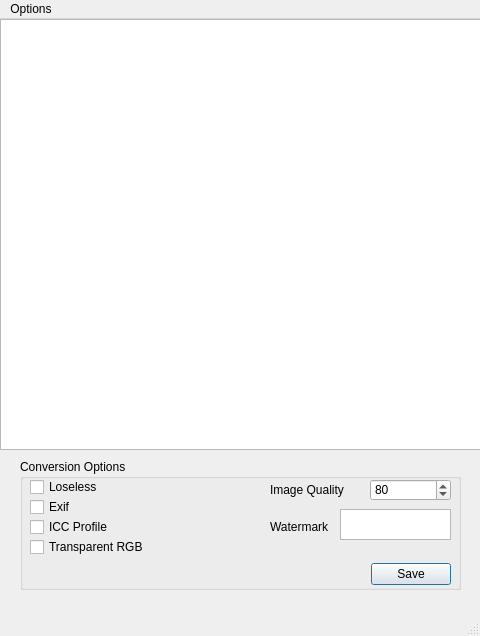
<?xml version="1.0" encoding="UTF-8"?>
<ui version="4.0">
 <class>WebPConverter</class>
 <widget class="QMainWindow" name="WebPConverter">
  <property name="geometry">
   <rect>
    <x>0</x>
    <y>0</y>
    <width>480</width>
    <height>636</height>
   </rect>
  </property>
  <property name="acceptDrops">
   <bool>true</bool>
  </property>
  <property name="windowTitle">
   <string>WebP Converter</string>
  </property>
  <property name="windowIcon">
   <iconset>
    <normaloff>Resources/Icon@64X64_02.ico</normaloff>Resources/Icon@64X64_02.ico</iconset>
  </property>
  <widget class="QWidget" name="centralwidget">
   <widget class="QListWidget" name="listWidget">
    <property name="geometry">
     <rect>
      <x>0</x>
      <y>0</y>
      <width>481</width>
      <height>431</height>
     </rect>
    </property>
    <property name="acceptDrops">
     <bool>true</bool>
    </property>
    <property name="toolTip">
     <string extracomment="이미지 파일을 드래그 앤 드롭 하세요"/>
    </property>
    <property name="toolTipDuration">
     <number>5</number>
    </property>
    <property name="dragEnabled">
     <bool>true</bool>
    </property>
    <property name="dragDropMode">
     <enum>QAbstractItemView::DragDrop</enum>
    </property>
    <property name="defaultDropAction">
     <enum>Qt::CopyAction</enum>
    </property>
    <property name="alternatingRowColors">
     <bool>true</bool>
    </property>
    <property name="iconSize">
     <size>
      <width>64</width>
      <height>64</height>
     </size>
    </property>
   </widget>
   <widget class="QGroupBox" name="groupBox">
    <property name="geometry">
     <rect>
      <x>20</x>
      <y>440</y>
      <width>441</width>
      <height>131</height>
     </rect>
    </property>
    <property name="title">
     <string>Conversion Options</string>
    </property>
    <widget class="QCheckBox" name="LoselessOptionBox">
     <property name="geometry">
      <rect>
       <x>10</x>
       <y>20</y>
       <width>81</width>
       <height>16</height>
      </rect>
     </property>
     <property name="text">
      <string>Loseless</string>
     </property>
    </widget>
    <widget class="QSpinBox" name="ImageQualityBox">
     <property name="geometry">
      <rect>
       <x>350</x>
       <y>20</y>
       <width>81</width>
       <height>22</height>
      </rect>
     </property>
     <property name="minimum">
      <number>1</number>
     </property>
     <property name="maximum">
      <number>100</number>
     </property>
     <property name="value">
      <number>80</number>
     </property>
    </widget>
    <widget class="QLabel" name="label">
     <property name="geometry">
      <rect>
       <x>250</x>
       <y>20</y>
       <width>91</width>
       <height>21</height>
      </rect>
     </property>
     <property name="text">
      <string>Image Quality</string>
     </property>
    </widget>
    <widget class="QDialogButtonBox" name="buttonBox">
     <property name="geometry">
      <rect>
       <x>350</x>
       <y>100</y>
       <width>81</width>
       <height>31</height>
      </rect>
     </property>
     <property name="standardButtons">
      <set>QDialogButtonBox::Save</set>
     </property>
    </widget>
    <widget class="QCheckBox" name="ExifOptionBox">
     <property name="geometry">
      <rect>
       <x>10</x>
       <y>40</y>
       <width>81</width>
       <height>16</height>
      </rect>
     </property>
     <property name="text">
      <string>Exif</string>
     </property>
    </widget>
    <widget class="QCheckBox" name="ICCProfileOptionBox">
     <property name="geometry">
      <rect>
       <x>10</x>
       <y>60</y>
       <width>101</width>
       <height>16</height>
      </rect>
     </property>
     <property name="text">
      <string>ICC Profile</string>
     </property>
    </widget>
    <widget class="QCheckBox" name="ExactOptionBox">
     <property name="geometry">
      <rect>
       <x>10</x>
       <y>80</y>
       <width>121</width>
       <height>16</height>
      </rect>
     </property>
     <property name="text">
      <string>Transparent RGB</string>
     </property>
    </widget>
    <widget class="QTextEdit" name="watermarkBox">
     <property name="geometry">
      <rect>
       <x>320</x>
       <y>50</y>
       <width>111</width>
       <height>31</height>
      </rect>
     </property>
    </widget>
    <widget class="QLabel" name="label_2">
     <property name="geometry">
      <rect>
       <x>250</x>
       <y>60</y>
       <width>61</width>
       <height>16</height>
      </rect>
     </property>
     <property name="text">
      <string>Watermark</string>
     </property>
    </widget>
   </widget>
  </widget>
  <widget class="QMenuBar" name="menubar">
   <property name="geometry">
    <rect>
     <x>0</x>
     <y>0</y>
     <width>480</width>
     <height>21</height>
    </rect>
   </property>
   <widget class="QMenu" name="menuOptions">
    <property name="title">
     <string>Options</string>
    </property>
    <addaction name="actionAdd_Files"/>
    <addaction name="actionExit"/>
   </widget>
   <addaction name="menuOptions"/>
  </widget>
  <widget class="QStatusBar" name="statusbar"/>
  <action name="actionAdd_Files">
   <property name="text">
    <string>Add Files ...</string>
   </property>
   <property name="shortcut">
    <string>Ctrl+O</string>
   </property>
  </action>
  <action name="actionRemove_Files">
   <property name="text">
    <string>Remove Files ...</string>
   </property>
  </action>
  <action name="actionExit">
   <property name="text">
    <string>Exit ...</string>
   </property>
  </action>
 </widget>
 <resources/>
 <connections/>
</ui>
